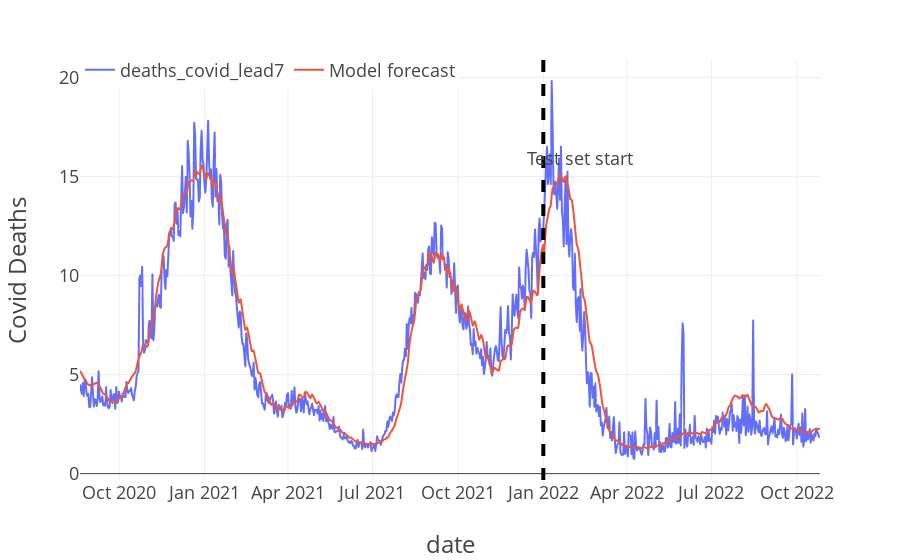

Notebook code cell kept with this figure:
### Code cell
fig = px.line(df_out, labels=dict(created_at="Date", value="Covid Deaths"))
fig.add_vline(x=test_start, line_width=4, line_dash="dash")
fig.add_annotation(xref="paper", x=0.75, yref="paper", y=0.8, text="Test set start", showarrow=False)
fig.update_layout(
    template=plot_template, legend=dict(orientation='h', y=1.02, title_text="")
)
fig.show()

### Figure 1 — Plotly figure (JSON) as saved in the notebook; plotly's stock layout.template omitted (floating-point values rounded to 4 significant figures; data arrays with more than 128 entries replaced by an {"elided": "..."} marker saying what was removed)
{"data": [{"hovertemplate": "variable=deaths_covid_lead7<br>date=%{x}<br>Covid Deaths=%{y}<extra></extra>", "legendgroup": "deaths_covid_lead7", "line": {"color": "#636efa", "dash": "solid"}, "marker": {"symbol": "circle"}, "mode": "lines", "name": "deaths_covid_lead7", "showlegend": true, "type": "scattergl", "x": {"elided": "799 str values"}, "xaxis": "x", "y": {"elided": "799 float values"}, "yaxis": "y"}, {"hovertemplate": "variable=Model forecast<br>date=%{x}<br>Covid Deaths=%{y}<extra></extra>", "legendgroup": "Model forecast", "line": {"color": "#EF553B", "dash": "solid"}, "marker": {"symbol": "circle"}, "mode": "lines", "name": "Model forecast", "showlegend": true, "type": "scattergl", "x": {"elided": "799 str values"}, "xaxis": "x", "y": {"elided": "799 float values"}, "yaxis": "y"}], "layout": {"annotations": [{"showarrow": false, "text": "Test set start", "x": 0.75, "xref": "paper", "y": 0.8, "yref": "paper"}], "legend": {"orientation": "h", "title": {"text": ""}, "tracegroupgap": 0, "y": 1.02}, "margin": {"t": 60}, "shapes": [{"line": {"dash": "dash", "width": 4}, "type": "line", "x0": "2022-01-01", "x1": "2022-01-01", "xref": "x", "y0": 0, "y1": 1, "yref": "y domain"}], "xaxis": {"anchor": "y", "domain": [0, 1], "title": {"text": "date"}}, "yaxis": {"anchor": "x", "domain": [0, 1], "title": {"text": "Covid Deaths"}}}}
